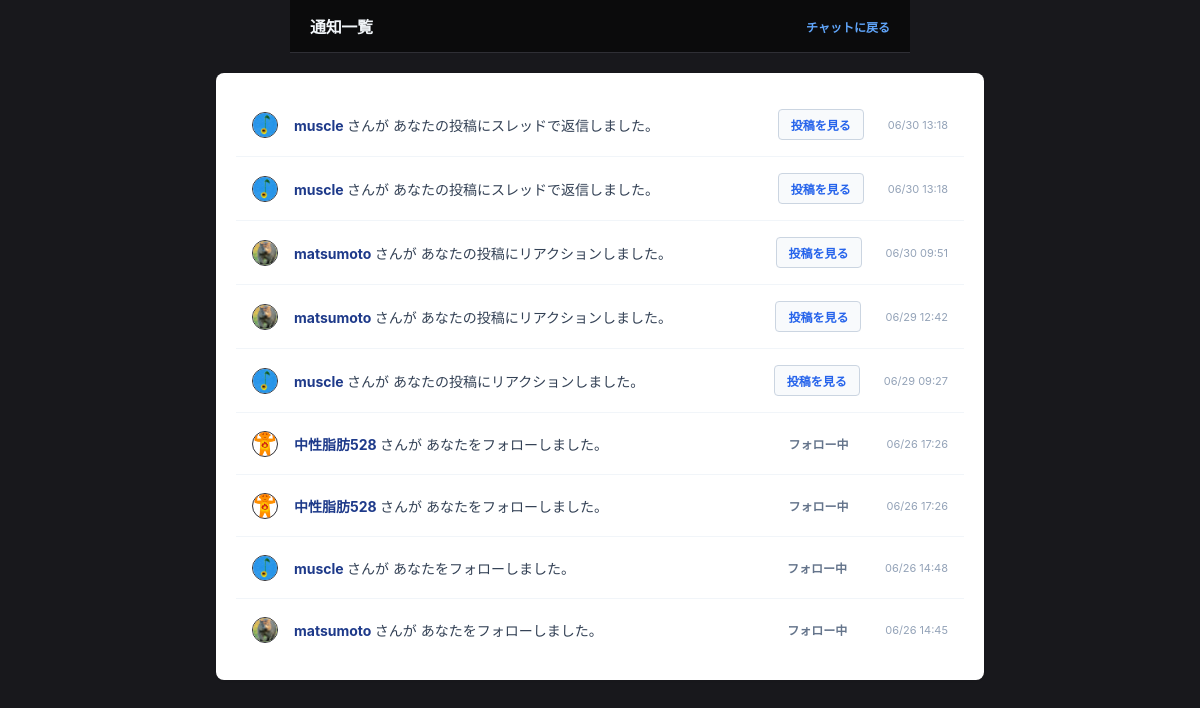
Before: /notifications/ (signed in) with the older database file.
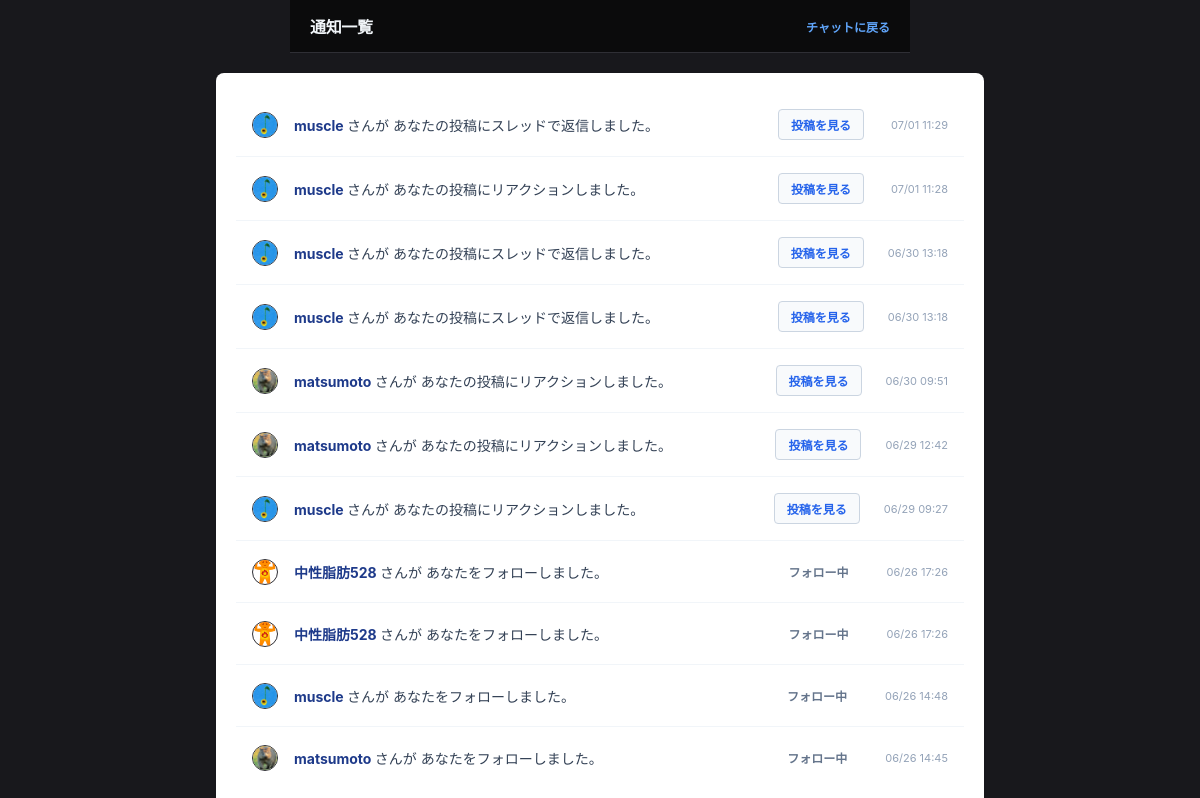
After: the same page with the newer database file.
### accounts/models.py (models this page shows, shortened)
class Notification(models.Model):
    receiver = models.ForeignKey(User, on_delete=models.CASCADE, related_name='notifications_received')
    sender = models.ForeignKey(User, on_delete=models.CASCADE, related_name='notifications_sent')
    notification_type = models.CharField(max_length=20)
    message_id = models.IntegerField(null=True, blank=True)
    is_read = models.BooleanField(default=False)
    created_at = models.DateTimeField(auto_now_add=True)
    class Meta:
        ordering = ['-created_at']

class Profile(models.Model):
    user = models.OneToOneField(User, on_delete=models.CASCADE)
    nickname = models.CharField('ユーザー名', max_length=50, blank=True)
    icon = models.ImageField('アイコン画像', upload_to='icons/', blank=True, null=True)
    following = models.ManyToManyField('self', symmetrical=False, related_name='followers', blank=True)

### chat/views.py (the view)
# urls.py: path('notifications/', chat_views.notification_list, name='notifications'),
@login_required
def notification_list(request):
    notifications = Notification.objects.filter(receiver=request.user)
    notifications.update(is_read=True)
    return render(request, 'chat/notifications.html', {'notifications': notifications})

### templates/chat/notifications.html (shortened to what this page needs)
{% load static %}
<!DOCTYPE html>
<html lang="ja">
<head>
    <link rel="stylesheet" href="{% static 'css/room.css' %}">
    <link rel="stylesheet" href="{% static 'css/notifications.css' %}">
</head>
<body>
    <div class="chat-header">
        <h1 class="chat-title">通知一覧</h1>
        <div class="user-status">
            <a href="{% url 'chat_room' %}" style="color: #60a5fa; font-weight: bold; text-decoration: none;" onmouseover="this.style.textDecoration='underline'" onmouseout="this.style.textDecoration='none'">
                チャットに戻る
            </a>
        </div>
    </div>
    <div class="notification-container">
        {% if not notifications %}
            <div class="empty-message">新しい通知はありません。</div>
        {% else %}
            {% for n in notifications %}
                <div class="notification-item">
                    <div class="msg-avatar-container">
                        {% if n.sender.profile.icon %}
                            <img src="{{ n.sender.profile.icon.url }}" class="msg-avatar" alt="アイコン" onclick="location.href='/profile/{{ n.sender.id }}/'" style="cursor: pointer;">
                        {% else %}
                            <div class="msg-avatar-default" onclick="location.href='/profile/{{ n.sender.id }}/'" style="cursor: pointer;">👤</div>
                        {% endif %}
                    </div>
                    <div class="notification-text">
                        <span class="notification-user-link" onclick="location.href='/profile/{{ n.sender.id }}/'">
                            {{ n.sender.profile.nickname|default:n.sender.username }}
                        </span> さんが
                        {% if n.notification_type == 'reply' %}
                            あなたの投稿にスレッドで返信しました。
                        {% elif n.notification_type == 'follow' %}
                            あなたをフォローしました。
                        {% elif n.notification_type == 'reaction' %}
                            あなたの投稿にリアクションしました。
                        {% else %}
                            あなたにアクションを行いました。
                        {% endif %}
                    </div>
                    {% if n.notification_type == 'follow' %}
                        <div class="noti-action-area">
                            {% if n.sender.profile in user.profile.following.all %}
                                <span class="noti-btn-status">フォロー中</span>
                            {% else %}
                                <button class="noti-btn-fallback" onclick="location.href='/profile/{{ n.sender.id }}/toggle-follow/'">
                                    フォローバック
                                </button>
                            {% endif %}
                        </div>
                    {% endif %}
                    {% if n.notification_type != 'follow' %}
                        <div class="noti-action-area">
                            <a href="/room/#msg-id-{{ n.message_id }}" class="noti-link-to-post">投稿を見る</a>
                        </div>
                    {% endif %}
                    <div class="notification-time">
                        {{ n.created_at|date:"m/d H:i" }}
                    </div>
                </div>
            {% endfor %}
        {% endif %}
    </div>
</body>
</html>

Changed rows visible on the page:
added Notification: sender.profile.icon (picture), sender.profile.nickname "muscle", notification_type "あなたの投稿にスレッドで返信しました。", created_at "07/01 11:29"
added Notification: sender.profile.icon (picture), sender.profile.nickname "muscle", notification_type "あなたの投稿にリアクションしました。", created_at "07/01 11:28"
